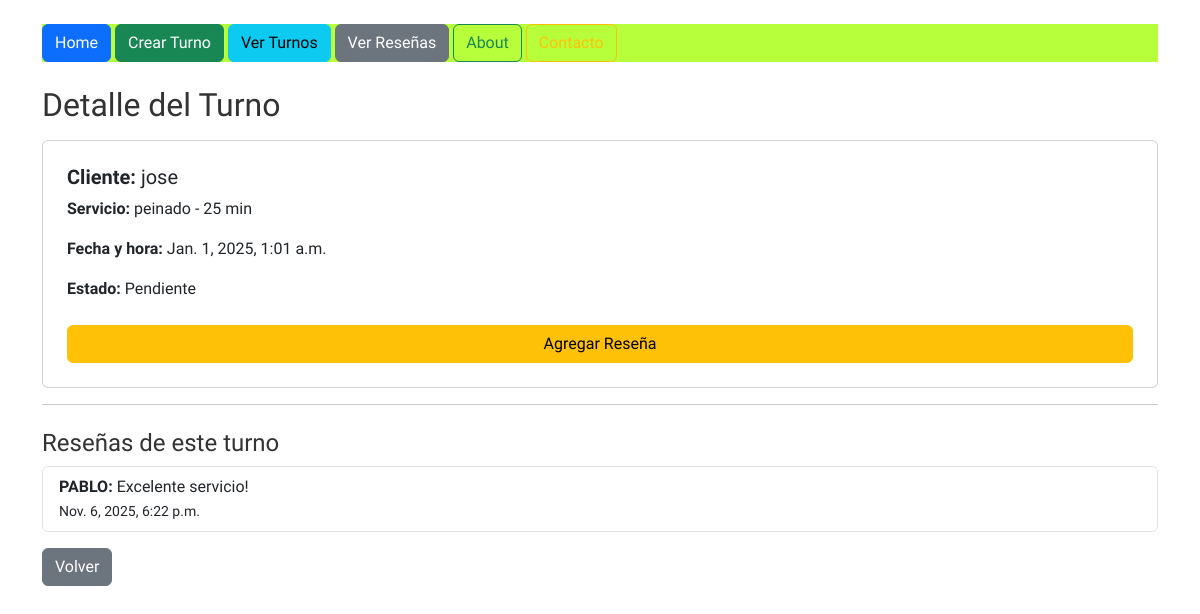
The app's page /turnos/turno/8/ with its own data.
### turnos/models.py (models this page shows, shortened)
class Turno(models.Model):
    ESTADOS = [
        ("PEND", "Pendiente"),
        ("CONF", "Confirmado"),
        ("CANC", "Cancelado"),
    ]
    cliente = models.ForeignKey(Cliente, on_delete=models.PROTECT)
    servicio = models.ForeignKey(Servicio, on_delete=models.PROTECT)
    fecha_hora = models.DateTimeField()
    estado = models.CharField(max_length=4, choices=ESTADOS, default="PEND")
    class Meta:
        ordering = ["-fecha_hora"]

class Cliente(models.Model):
    nombre = models.CharField(max_length=80)
    telefono = models.CharField(max_length=30, blank=True, null=True)
    email = models.EmailField(blank=True, null=True)
    def __str__(self):
        return self.nombre

class Servicio(models.Model):
    nombre = models.CharField(max_length=60, unique=True)
    duracion_minutos = models.PositiveIntegerField(
        validators=[MinValueValidator(5)]
    )
    def __str__(self):
        return f"{self.nombre} - {self.duracion_minutos} min"

class Reseña(models.Model):
    turno = models.ForeignKey(Turno, on_delete=models.CASCADE, related_name="reseñas")
    autor = models.CharField(max_length=50)
    texto = models.TextField(max_length=300)
    fecha = models.DateTimeField(auto_now_add=True)
    class Meta:
        ordering = ["-fecha"]

### turnos/views.py (the view)
# urls.py: path("turno/<int:turno_id>/", views.detalle_turno, name="detalle_turno"),
def detalle_turno(request, turno_id):
    turno = Turno.objects.get(id=turno_id)
    resenas = turno.reseñas.all()
    return render(request, "turnos/detalle_turno.html", {"turno": turno, "resenas": resenas})

### turnos/templates/turnos/detalle_turno.html
{% extends "turnos/base.html" %}
{% block content %}
<h2>Detalle del Turno</h2>
<div class="card p-4 mt-3">
    <h5><strong>Cliente:</strong> {{ turno.cliente }}</h5>
    <p><strong>Servicio:</strong> {{ turno.servicio }}</p>
    <p><strong>Fecha y hora:</strong> {{ turno.fecha_hora }}</p>
    <p><strong>Estado:</strong> {{ turno.get_estado_display }}</p>
    <a href="{% url 'crear_resena' turno.id %}" class="btn btn-warning mt-2">Agregar Reseña</a>
</div>
<hr>
<h4 class="mt-4">Reseñas de este turno</h4>
{% if resenas %}
    <ul class="list-group mt-2">
        {% for r in resenas %}
            <li class="list-group-item">
                <strong>{{ r.autor }}:</strong> {{ r.texto }} <br>
                <small>{{ r.fecha }}</small>
            </li>
        {% endfor %}
    </ul>
{% else %}
    <p>No hay reseñas cargadas.</p>
{% endif %}
<a href="{% url 'ver_turnos' %}" class="btn btn-secondary mt-3">Volver</a>
{% endblock content %}

### turnos/templates/turnos/base.html (style rules this page uses)
body { font-family: 'Baloo 2', sans-serif; background-color: #FFFFFF; color: #333; }

### records on screen
Turno: cliente "jose", servicio "peinado - 25 min", fecha_hora "Jan. 1, 2025, 1:01 a.m.", estado "Pendiente"
Reseña: autor "PABLO", texto "Excelente servicio!", fecha "Nov. 6, 2025, 6:22 p.m."
